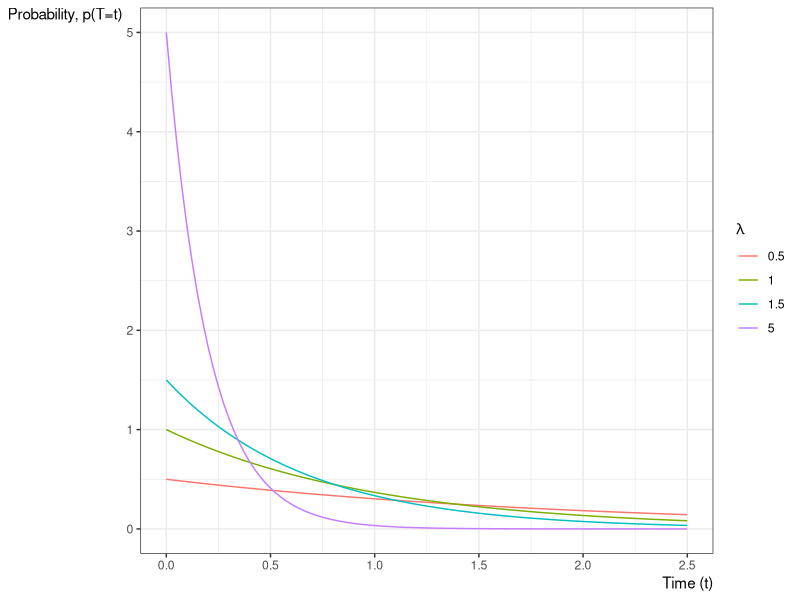

Recreate this plot in R.
## ---- chunk 1
library(ggplot2)
ggplot() +
  geom_function(
    aes(col = "0.5"),
    fun = \(x) dexp(x, rate = 0.5)
  ) +
  geom_function(
    aes(col = "1"),
    fun = \(x) dexp(x, rate = 1)
  ) +
  geom_function(
    aes(col = "1.5"),
    fun = \(x) dexp(x, rate = 1.5)
  ) +
  geom_function(
    aes(col = "5"),
    fun = \(x) dexp(x, rate = 5)
  ) +
  theme_bw() +
  ylab("Probability, p(T=t)") +
  guides(col = guide_legend(title = expr(lambda))) +
  xlab("Time (t)") +
  xlim(0, 2.5) +
  theme(
    axis.title.x =
      element_text(
        angle = 0,
        vjust = 1,
        hjust = 1
      ),
    axis.title.y =
      element_text(
        angle = 0,
        vjust = 1,
        hjust = 1
      )
  )
